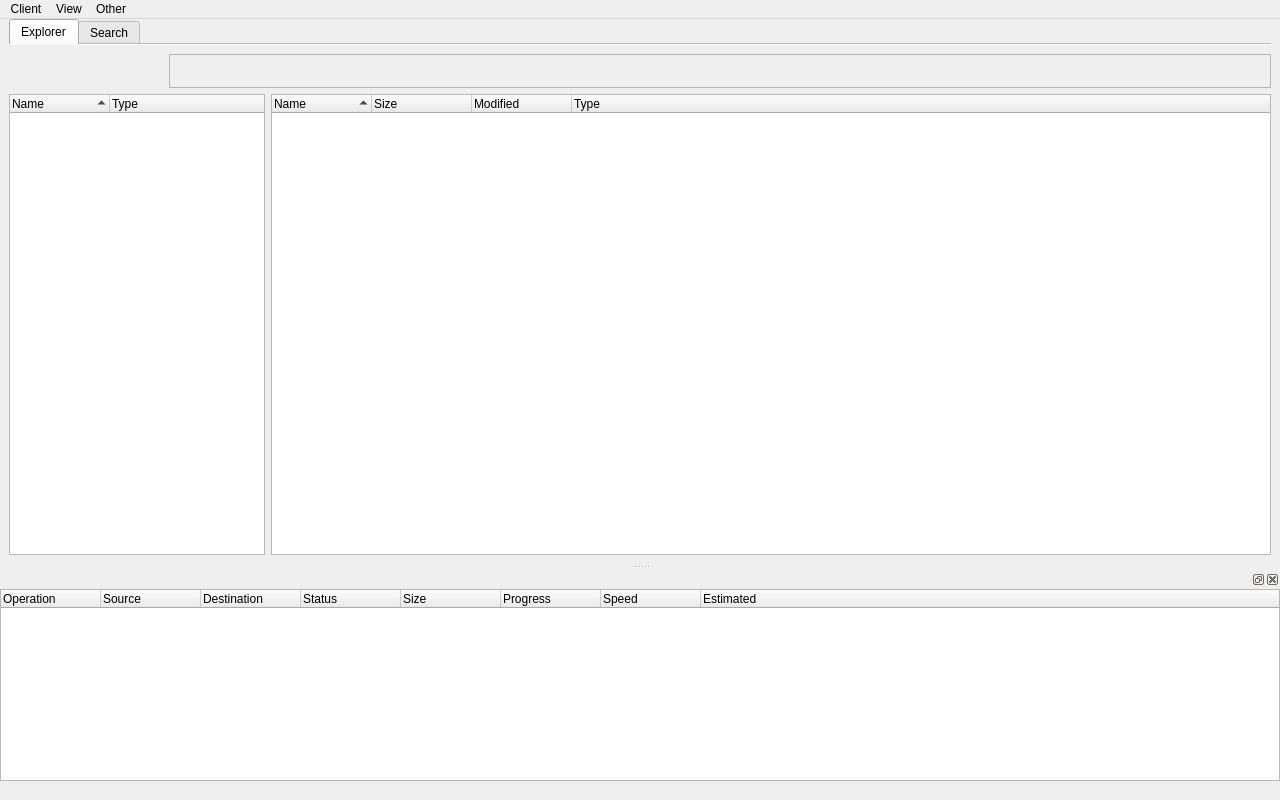
<?xml version="1.0" encoding="UTF-8"?>
<ui version="4.0">
 <class>MainWindow</class>
 <widget class="QMainWindow" name="MainWindow">
  <property name="geometry">
   <rect>
    <x>0</x>
    <y>0</y>
    <width>1280</width>
    <height>800</height>
   </rect>
  </property>
  <property name="windowTitle">
   <string notr="true">Cloud Explorer</string>
  </property>
  <widget class="QWidget" name="centralwidget">
   <layout class="QVBoxLayout" name="verticalLayout">
    <property name="topMargin">
     <number>0</number>
    </property>
    <property name="bottomMargin">
     <number>0</number>
    </property>
    <item>
     <widget class="QTabWidget" name="tabWidget">
      <property name="currentIndex">
       <number>0</number>
      </property>
      <property name="documentMode">
       <bool>true</bool>
      </property>
      <widget class="QWidget" name="tab_explorer">
       <attribute name="icon">
        <iconset theme="system-file-manager"/>
       </attribute>
       <attribute name="title">
        <string>Explorer</string>
       </attribute>
       <layout class="QVBoxLayout" name="verticalLayout_3">
        <property name="leftMargin">
         <number>0</number>
        </property>
        <property name="rightMargin">
         <number>0</number>
        </property>
        <item>
         <layout class="QHBoxLayout" name="horizontalLayout">
          <item>
           <widget class="QPushButton" name="button_prev_history">
            <property name="enabled">
             <bool>false</bool>
            </property>
            <property name="sizePolicy">
             <sizepolicy hsizetype="Fixed" vsizetype="Fixed">
              <horstretch>0</horstretch>
              <verstretch>0</verstretch>
             </sizepolicy>
            </property>
            <property name="minimumSize">
             <size>
              <width>34</width>
              <height>34</height>
             </size>
            </property>
            <property name="maximumSize">
             <size>
              <width>34</width>
              <height>34</height>
             </size>
            </property>
            <property name="text">
             <string/>
            </property>
            <property name="icon">
             <iconset theme="go-previous"/>
            </property>
            <property name="flat">
             <bool>true</bool>
            </property>
           </widget>
          </item>
          <item>
           <widget class="QPushButton" name="button_next_history">
            <property name="enabled">
             <bool>false</bool>
            </property>
            <property name="sizePolicy">
             <sizepolicy hsizetype="Fixed" vsizetype="Fixed">
              <horstretch>0</horstretch>
              <verstretch>0</verstretch>
             </sizepolicy>
            </property>
            <property name="minimumSize">
             <size>
              <width>34</width>
              <height>34</height>
             </size>
            </property>
            <property name="maximumSize">
             <size>
              <width>34</width>
              <height>34</height>
             </size>
            </property>
            <property name="text">
             <string/>
            </property>
            <property name="icon">
             <iconset theme="go-next"/>
            </property>
            <property name="flat">
             <bool>true</bool>
            </property>
           </widget>
          </item>
          <item>
           <widget class="QPushButton" name="button_exit_dir">
            <property name="enabled">
             <bool>false</bool>
            </property>
            <property name="sizePolicy">
             <sizepolicy hsizetype="Fixed" vsizetype="Fixed">
              <horstretch>0</horstretch>
              <verstretch>0</verstretch>
             </sizepolicy>
            </property>
            <property name="minimumSize">
             <size>
              <width>34</width>
              <height>34</height>
             </size>
            </property>
            <property name="maximumSize">
             <size>
              <width>34</width>
              <height>34</height>
             </size>
            </property>
            <property name="text">
             <string/>
            </property>
            <property name="icon">
             <iconset theme="go-up"/>
            </property>
            <property name="flat">
             <bool>true</bool>
            </property>
           </widget>
          </item>
          <item>
           <widget class="QPushButton" name="button_update">
            <property name="minimumSize">
             <size>
              <width>34</width>
              <height>34</height>
             </size>
            </property>
            <property name="maximumSize">
             <size>
              <width>34</width>
              <height>34</height>
             </size>
            </property>
            <property name="icon">
             <iconset theme="view-refresh"/>
            </property>
            <property name="flat">
             <bool>true</bool>
            </property>
           </widget>
          </item>
          <item>
           <widget class="QFrame" name="path_list_frame">
            <property name="sizePolicy">
             <sizepolicy hsizetype="Expanding" vsizetype="Fixed">
              <horstretch>0</horstretch>
              <verstretch>0</verstretch>
             </sizepolicy>
            </property>
            <property name="minimumSize">
             <size>
              <width>0</width>
              <height>34</height>
             </size>
            </property>
            <property name="maximumSize">
             <size>
              <width>16777215</width>
              <height>34</height>
             </size>
            </property>
            <property name="frameShape">
             <enum>QFrame::Shape::StyledPanel</enum>
            </property>
            <layout class="QHBoxLayout" name="horizontalLayout_3">
             <property name="spacing">
              <number>3</number>
             </property>
             <property name="leftMargin">
              <number>0</number>
             </property>
             <property name="topMargin">
              <number>0</number>
             </property>
             <property name="rightMargin">
              <number>0</number>
             </property>
             <property name="bottomMargin">
              <number>0</number>
             </property>
             <item>
              <layout class="QHBoxLayout" name="path_list">
               <property name="spacing">
                <number>0</number>
               </property>
              </layout>
             </item>
             <item>
              <spacer name="horizontalSpacer">
               <property name="orientation">
                <enum>Qt::Orientation::Horizontal</enum>
               </property>
               <property name="sizeHint" stdset="0">
                <size>
                 <width>40</width>
                 <height>20</height>
                </size>
               </property>
              </spacer>
             </item>
            </layout>
           </widget>
          </item>
         </layout>
        </item>
        <item>
         <layout class="QHBoxLayout" name="horizontalLayout_2">
          <item>
           <widget class="QTreeWidget" name="tree_remotes">
            <property name="sizePolicy">
             <sizepolicy hsizetype="Preferred" vsizetype="Expanding">
              <horstretch>0</horstretch>
              <verstretch>0</verstretch>
             </sizepolicy>
            </property>
            <property name="contextMenuPolicy">
             <enum>Qt::ContextMenuPolicy::CustomContextMenu</enum>
            </property>
            <property name="rootIsDecorated">
             <bool>false</bool>
            </property>
            <property name="sortingEnabled">
             <bool>true</bool>
            </property>
            <column>
             <property name="text">
              <string>Name</string>
             </property>
            </column>
            <column>
             <property name="text">
              <string>Type</string>
             </property>
            </column>
           </widget>
          </item>
          <item>
           <widget class="QTreeWidget" name="tree_files">
            <property name="contextMenuPolicy">
             <enum>Qt::ContextMenuPolicy::CustomContextMenu</enum>
            </property>
            <property name="dragEnabled">
             <bool>true</bool>
            </property>
            <property name="dragDropMode">
             <enum>QAbstractItemView::DragDropMode::DragOnly</enum>
            </property>
            <property name="defaultDropAction">
             <enum>Qt::DropAction::CopyAction</enum>
            </property>
            <property name="selectionMode">
             <enum>QAbstractItemView::SelectionMode::ExtendedSelection</enum>
            </property>
            <property name="rootIsDecorated">
             <bool>false</bool>
            </property>
            <property name="sortingEnabled">
             <bool>true</bool>
            </property>
            <column>
             <property name="text">
              <string>Name</string>
             </property>
            </column>
            <column>
             <property name="text">
              <string>Size</string>
             </property>
            </column>
            <column>
             <property name="text">
              <string>Modified</string>
             </property>
            </column>
            <column>
             <property name="text">
              <string>Type</string>
             </property>
            </column>
           </widget>
          </item>
         </layout>
        </item>
       </layout>
      </widget>
      <widget class="QWidget" name="tab_search">
       <attribute name="icon">
        <iconset theme="edit-find"/>
       </attribute>
       <attribute name="title">
        <string>Search</string>
       </attribute>
       <layout class="QVBoxLayout" name="verticalLayout_4">
        <property name="leftMargin">
         <number>0</number>
        </property>
        <property name="rightMargin">
         <number>0</number>
        </property>
        <item>
         <layout class="QHBoxLayout" name="horizontalLayout_5">
          <item>
           <widget class="QLineEdit" name="lineEdit_search">
            <property name="placeholderText">
             <string>Search</string>
            </property>
           </widget>
          </item>
          <item>
           <widget class="QComboBox" name="comboBox_search"/>
          </item>
          <item>
           <widget class="QPushButton" name="button_search">
            <property name="text">
             <string>Search</string>
            </property>
           </widget>
          </item>
         </layout>
        </item>
        <item>
         <widget class="QTreeWidget" name="treeWidget_search">
          <property name="contextMenuPolicy">
           <enum>Qt::ContextMenuPolicy::CustomContextMenu</enum>
          </property>
          <property name="dragEnabled">
           <bool>true</bool>
          </property>
          <property name="dragDropMode">
           <enum>QAbstractItemView::DragDropMode::DragOnly</enum>
          </property>
          <property name="selectionMode">
           <enum>QAbstractItemView::SelectionMode::ExtendedSelection</enum>
          </property>
          <property name="rootIsDecorated">
           <bool>false</bool>
          </property>
          <column>
           <property name="text">
            <string>Name</string>
           </property>
          </column>
          <column>
           <property name="text">
            <string>Size</string>
           </property>
          </column>
          <column>
           <property name="text">
            <string>Modified</string>
           </property>
          </column>
          <column>
           <property name="text">
            <string>Type</string>
           </property>
          </column>
          <column>
           <property name="text">
            <string>Path</string>
           </property>
          </column>
         </widget>
        </item>
       </layout>
      </widget>
     </widget>
    </item>
   </layout>
  </widget>
  <widget class="QMenuBar" name="menubar">
   <property name="geometry">
    <rect>
     <x>0</x>
     <y>0</y>
     <width>1280</width>
     <height>33</height>
    </rect>
   </property>
   <widget class="QMenu" name="menuClient">
    <property name="title">
     <string>Client</string>
    </property>
    <addaction name="action_new_remote"/>
    <addaction name="action_new_serve"/>
    <addaction name="separator"/>
    <addaction name="action_settings"/>
    <addaction name="separator"/>
    <addaction name="action_exit"/>
   </widget>
   <widget class="QMenu" name="menuOther">
    <property name="title">
     <string>Other</string>
    </property>
    <addaction name="action_about"/>
   </widget>
   <widget class="QMenu" name="menuView">
    <property name="title">
     <string>View</string>
    </property>
    <addaction name="action_list_remotes"/>
   </widget>
   <addaction name="menuClient"/>
   <addaction name="menuView"/>
   <addaction name="menuOther"/>
  </widget>
  <widget class="QStatusBar" name="statusbar">
   <property name="sizeGripEnabled">
    <bool>false</bool>
   </property>
  </widget>
  <widget class="QDockWidget" name="dock_tasks">
   <attribute name="dockWidgetArea">
    <number>8</number>
   </attribute>
   <widget class="QWidget" name="dockWidgetContents">
    <layout class="QVBoxLayout" name="verticalLayout_2">
     <property name="spacing">
      <number>0</number>
     </property>
     <property name="leftMargin">
      <number>0</number>
     </property>
     <property name="topMargin">
      <number>0</number>
     </property>
     <property name="rightMargin">
      <number>0</number>
     </property>
     <property name="bottomMargin">
      <number>0</number>
     </property>
     <item>
      <widget class="QTreeWidget" name="tasks">
       <property name="contextMenuPolicy">
        <enum>Qt::ContextMenuPolicy::CustomContextMenu</enum>
       </property>
       <property name="rootIsDecorated">
        <bool>false</bool>
       </property>
       <column>
        <property name="text">
         <string>Operation</string>
        </property>
       </column>
       <column>
        <property name="text">
         <string>Source</string>
        </property>
       </column>
       <column>
        <property name="text">
         <string>Destination</string>
        </property>
       </column>
       <column>
        <property name="text">
         <string>Status</string>
        </property>
       </column>
       <column>
        <property name="text">
         <string>Size</string>
        </property>
       </column>
       <column>
        <property name="text">
         <string>Progress</string>
        </property>
       </column>
       <column>
        <property name="text">
         <string>Speed</string>
        </property>
       </column>
       <column>
        <property name="text">
         <string>Estimated</string>
        </property>
       </column>
      </widget>
     </item>
    </layout>
   </widget>
  </widget>
  <action name="action_new_remote">
   <property name="icon">
    <iconset theme="system-file-manager"/>
   </property>
   <property name="text">
    <string>New remote</string>
   </property>
  </action>
  <action name="action_exit">
   <property name="icon">
    <iconset theme="application-exit"/>
   </property>
   <property name="text">
    <string>Exit</string>
   </property>
  </action>
  <action name="action_about">
   <property name="icon">
    <iconset theme="help-about"/>
   </property>
   <property name="text">
    <string>About</string>
   </property>
  </action>
  <action name="action_list_remotes">
   <property name="checkable">
    <bool>true</bool>
   </property>
   <property name="checked">
    <bool>true</bool>
   </property>
   <property name="text">
    <string>List remotes</string>
   </property>
  </action>
  <action name="action_new_serve">
   <property name="icon">
    <iconset theme="applications-internet"/>
   </property>
   <property name="text">
    <string>New serve</string>
   </property>
  </action>
  <action name="action_settings">
   <property name="icon">
    <iconset theme="applications-development"/>
   </property>
   <property name="text">
    <string>Settings</string>
   </property>
  </action>
 </widget>
 <resources/>
 <connections/>
</ui>
